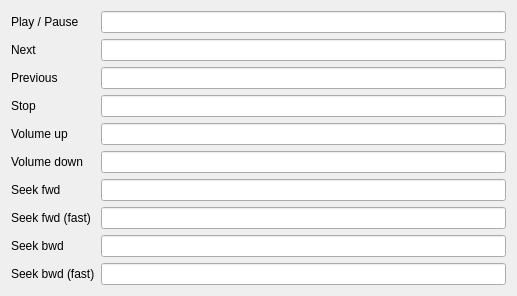
<?xml version="1.0" encoding="UTF-8"?>
<ui version="4.0">
 <class>GUI_KeyConfig</class>
 <widget class="QWidget" name="GUI_KeyConfig">
  <property name="geometry">
   <rect>
    <x>0</x>
    <y>0</y>
    <width>517</width>
    <height>291</height>
   </rect>
  </property>
  <property name="windowTitle">
   <string>Key Configuration</string>
  </property>
  <layout class="QGridLayout" name="gridLayout">
   <item row="4" column="2">
    <widget class="KeyConfigLineEdit" name="le_vol_up">
     <property name="focusPolicy">
      <enum>Qt::ClickFocus</enum>
     </property>
     <property name="readOnly">
      <bool>true</bool>
     </property>
    </widget>
   </item>
   <item row="2" column="2">
    <widget class="KeyConfigLineEdit" name="le_prev">
     <property name="cursor">
      <cursorShape>PointingHandCursor</cursorShape>
     </property>
     <property name="focusPolicy">
      <enum>Qt::ClickFocus</enum>
     </property>
     <property name="readOnly">
      <bool>true</bool>
     </property>
    </widget>
   </item>
   <item row="0" column="2">
    <widget class="KeyConfigLineEdit" name="le_playpause">
     <property name="focusPolicy">
      <enum>Qt::ClickFocus</enum>
     </property>
     <property name="readOnly">
      <bool>true</bool>
     </property>
    </widget>
   </item>
   <item row="0" column="0">
    <widget class="QLabel" name="label">
     <property name="text">
      <string>Play / Pause</string>
     </property>
    </widget>
   </item>
   <item row="1" column="2">
    <widget class="KeyConfigLineEdit" name="le_next">
     <property name="focusPolicy">
      <enum>Qt::ClickFocus</enum>
     </property>
     <property name="readOnly">
      <bool>true</bool>
     </property>
    </widget>
   </item>
   <item row="3" column="2">
    <widget class="KeyConfigLineEdit" name="le_stop">
     <property name="focusPolicy">
      <enum>Qt::ClickFocus</enum>
     </property>
     <property name="readOnly">
      <bool>true</bool>
     </property>
    </widget>
   </item>
   <item row="8" column="2">
    <widget class="KeyConfigLineEdit" name="le_seek_bwd">
     <property name="focusPolicy">
      <enum>Qt::ClickFocus</enum>
     </property>
     <property name="readOnly">
      <bool>true</bool>
     </property>
    </widget>
   </item>
   <item row="5" column="2">
    <widget class="KeyConfigLineEdit" name="le_vol_down">
     <property name="focusPolicy">
      <enum>Qt::ClickFocus</enum>
     </property>
     <property name="readOnly">
      <bool>true</bool>
     </property>
    </widget>
   </item>
   <item row="6" column="2">
    <widget class="KeyConfigLineEdit" name="le_seek_fwd">
     <property name="focusPolicy">
      <enum>Qt::ClickFocus</enum>
     </property>
     <property name="readOnly">
      <bool>true</bool>
     </property>
    </widget>
   </item>
   <item row="7" column="2">
    <widget class="KeyConfigLineEdit" name="le_seek_fwd_fast">
     <property name="focusPolicy">
      <enum>Qt::ClickFocus</enum>
     </property>
     <property name="readOnly">
      <bool>true</bool>
     </property>
    </widget>
   </item>
   <item row="1" column="0">
    <widget class="QLabel" name="label_2">
     <property name="text">
      <string>Next</string>
     </property>
    </widget>
   </item>
   <item row="2" column="0">
    <widget class="QLabel" name="label_3">
     <property name="text">
      <string>Previous</string>
     </property>
    </widget>
   </item>
   <item row="3" column="0">
    <widget class="QLabel" name="label_4">
     <property name="text">
      <string>Stop</string>
     </property>
    </widget>
   </item>
   <item row="4" column="0">
    <widget class="QLabel" name="label_5">
     <property name="text">
      <string>Volume up</string>
     </property>
    </widget>
   </item>
   <item row="5" column="0">
    <widget class="QLabel" name="label_6">
     <property name="text">
      <string>Volume down</string>
     </property>
    </widget>
   </item>
   <item row="6" column="0">
    <widget class="QLabel" name="label_7">
     <property name="text">
      <string>Seek fwd</string>
     </property>
    </widget>
   </item>
   <item row="7" column="0">
    <widget class="QLabel" name="label_8">
     <property name="text">
      <string>Seek fwd (fast)</string>
     </property>
    </widget>
   </item>
   <item row="8" column="0">
    <widget class="QLabel" name="label_9">
     <property name="text">
      <string>Seek bwd</string>
     </property>
    </widget>
   </item>
   <item row="9" column="2">
    <widget class="KeyConfigLineEdit" name="le_seek_bwd_fast">
     <property name="focusPolicy">
      <enum>Qt::ClickFocus</enum>
     </property>
     <property name="readOnly">
      <bool>true</bool>
     </property>
    </widget>
   </item>
   <item row="9" column="0">
    <widget class="QLabel" name="label_10">
     <property name="text">
      <string>Seek bwd (fast)</string>
     </property>
    </widget>
   </item>
  </layout>
 </widget>
 <customwidgets>
  <customwidget>
   <class>KeyConfigLineEdit</class>
   <extends>QLineEdit</extends>
   <header>GUI/KeyConfig/KeyConfigLineEdit.h</header>
  </customwidget>
 </customwidgets>
 <resources/>
 <connections/>
</ui>
